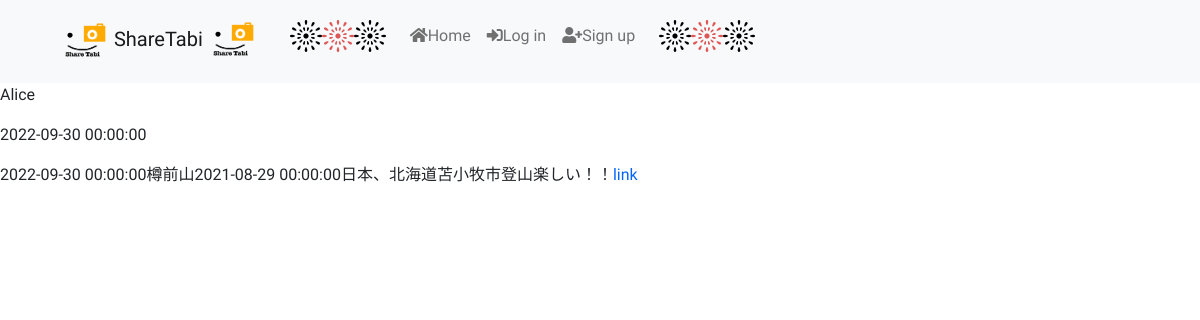
The app's page /users/8 with its own data.
### app.py (models this page shows)
class User(UserMixin, db.Model):
    id = db.Column(db.Integer, primary_key=True)
    name = db.Column(db.String(15), nullable=False, unique=True)
    password = db.Column(db.String(100), nullable=False)
    email = db.Column(db.String(25), nullable=False, unique=True)
    icon = db.Column(db.Integer, nullable=False)
    created_at = db.Column(db.DateTime, nullable=False, default=datetime.date.today())
    travels = db.relationship('Travel', backref='user', lazy=True)
    comments = db.relationship('Comment', backref='user', lazy=True)
    favorites = db.relationship('Favorite', backref='user', lazy=True)

class Travel(db.Model):
    id = db.Column(db.Integer, primary_key=True)
    title = db.Column(db.String(50), nullable=False)
    date = db.Column(db.DateTime, nullable=False, default=datetime.date.today())
    location = db.Column(db.String(50), nullable=True)
    report = db.Column(db.String(500), nullable=False)
    created_at = db.Column(db.DateTime, nullable=False, default=datetime.date.today())
    user_id = db.Column(db.Integer, db.ForeignKey('user.id'), nullable=False)
    comments = db.relationship('Comment', backref='travel', lazy=True)
    favorites = db.relationship('Favorite', backref='travel', lazy=True)

### app.py (the view)
@login_required
@app.route("/users/<int:user_id>", methods=["GET"])
def user_show(user_id):
    user = User.query.get(user_id)
    travels = Travel.query.filter(Travel.user_id == user.id)
    return render_template("show_user.html", user=user, travels=travels)

### templates/show_user.html (shortened to what this page needs)
{% extends "layout.html" %}
{% block main %}
    <p>{{ user.name }}</p>
    <p>{{ user.created_at}}</p>
    <table>
        <tbody>
            {% for travel in travels %}
            <tr>
                <td>{{ travel.created_at}}</td>
                <td>{{ travel.title }}</td>
                <td>{{ travel.date }}</td>
                <td>{{ travel.location }}</td>
                <td>{{ travel.report }}</td>
                <td><a href="/travels/{{ travel.id }}">link</a></td>
            </tr>
            {% endfor %}
        </tbody>
    </table>
{% endblock %}

### static/stylesheet/standard.css (style rules this page uses)
* { padding: 0; margin: 0; box-sizing: border-box; }
table { border-collapse:collapse;border-spacing:0; }
body { font-family: 'Caveat', cursive, 'M PLUS 1', sans-serif; font-weight: 300; -webkit-text-size-adjust:100%; overflow-x: hidden; }
a { color: #0066ff; text-decoration: none; }

### records on screen
User: name "Alice", created_at "2022-09-30 00:00:00"
Travel: created_at "2022-09-30 00:00:00", title "樽前山", date "2021-08-29 00:00:00", location "日本、北海道苫小牧市", report "登山楽しい！！"
